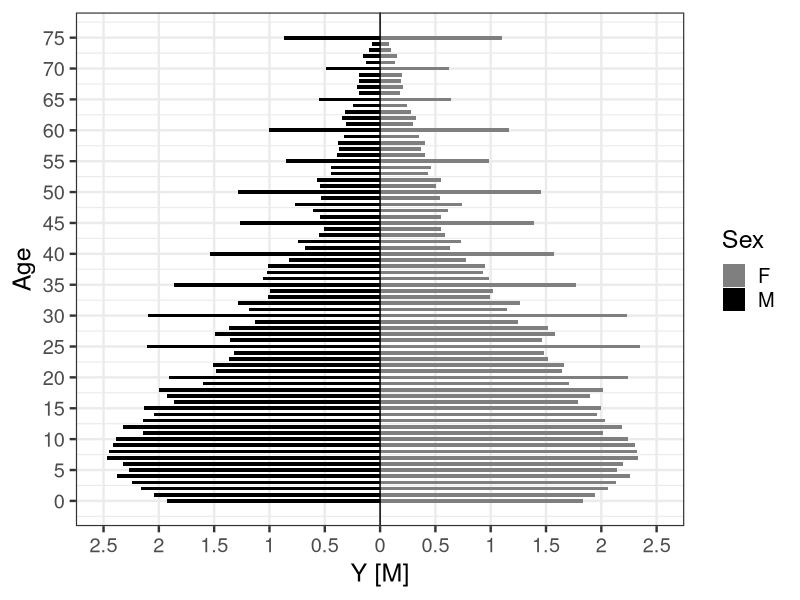

Reproduce this figure in R.
library(dplyr)
library(ggplot2)

d <- read.csv('input/data-ageheap.csv')
d <- d %>% 
  mutate(Y = Y/1000000,
         Sex = factor(Sex, levels=c('M','F')))

p <- ggplot() +
  theme_bw(base_size=18) +
  theme(panel.grid.minor.x=element_blank()) +
  geom_bar(data=d %>% filter(Sex=='M'), aes(x=Age, y=-1*Y, fill=Sex), stat='identity', width=0.6) +
  geom_bar(data=d %>% filter(Sex=='F'), aes(x=Age, y=Y,    fill=Sex), stat='identity', width=0.6) +
  scale_y_continuous(breaks=seq(-2.5,2.5,0.5),labels=abs(seq(-2.5,2.5,0.5)), limit=c(-2.5,2.5)) +
  scale_x_continuous(breaks=seq(0, 75, 5), labels=seq(0, 75, 5)) +
  scale_fill_manual(breaks=c('M', 'F'), values=c('black', 'gray50')) +
  guides(fill=guide_legend(reverse=TRUE)) +
  geom_hline(yintercept=0) +
  ylab('Y [M]') +
  coord_flip()
ggsave(p, file='output/fig12-3.png', dpi=300, w=8, h=6)
